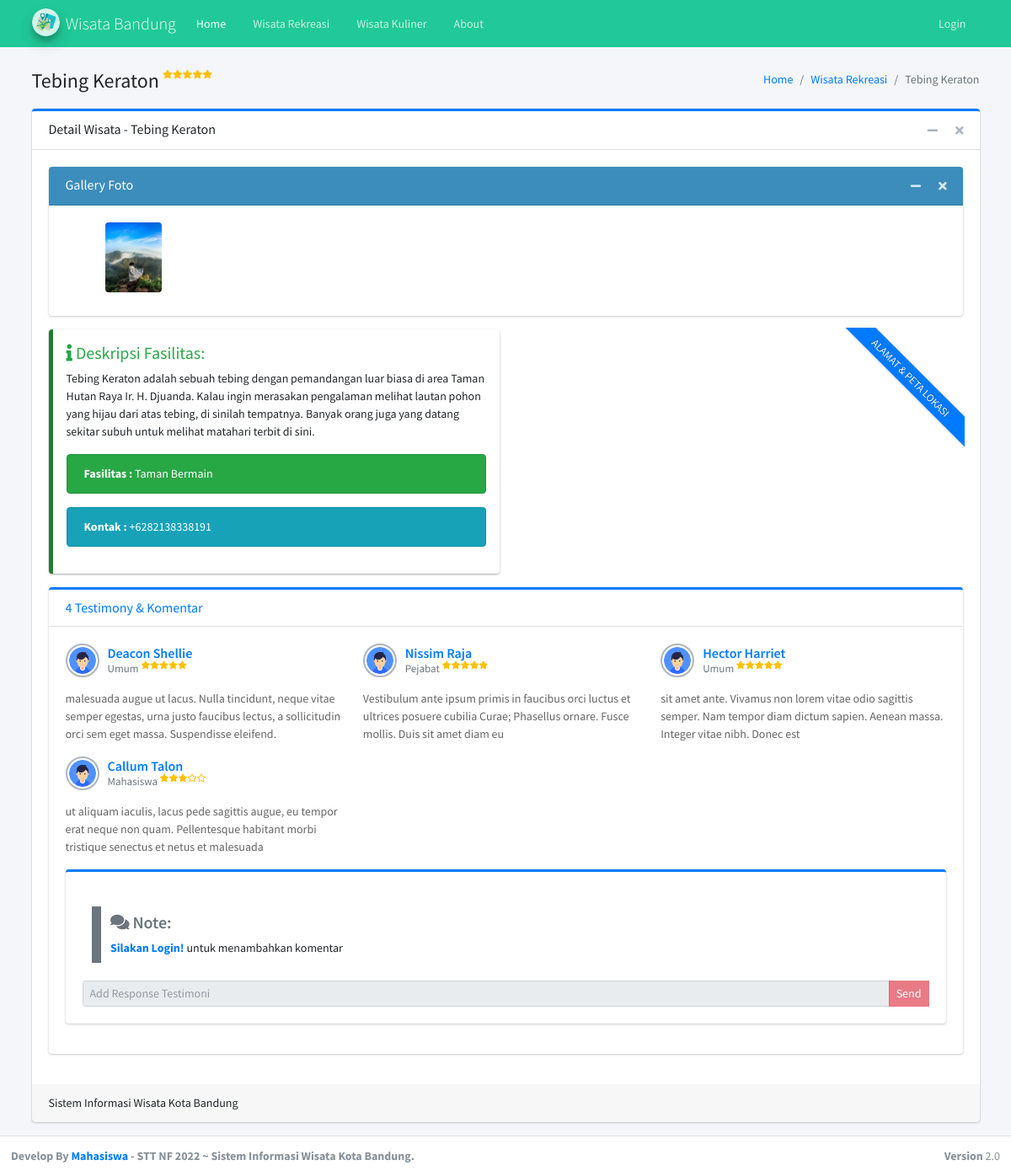
Page /wisata/detail/6 on the committed database.
### tables this page shows
CREATE TABLE `wisata` (
  `id` int(11) NOT NULL AUTO_INCREMENT,
  `nama` varchar(100) DEFAULT NULL,
  `deskripsi` text DEFAULT NULL,
  `jenis_wisata_id` int(11) DEFAULT NULL,
  `fasilitas` text DEFAULT NULL,
  `bintang` smallint(6) DEFAULT NULL,
  `kontak` varchar(45) DEFAULT NULL,
  `alamat` text DEFAULT NULL,
  `latlong` varchar(50) DEFAULT NULL,
  `email` varchar(45) DEFAULT NULL,
  `web` varchar(45) DEFAULT NULL,
  `jenis_kuliner_id` int(11) DEFAULT NULL,
  PRIMARY KEY (`id`),
  KEY `fk_wisata_jenis_wisata_idx` (`jenis_wisata_id`),
  KEY `fk_wisata_jenis_kuliner1_idx` (`jenis_kuliner_id`),
  CONSTRAINT `fk_wisata_jenis_kuliner1` FOREIGN KEY (`jenis_kuliner_id`) REFERENCES `jenis_kuliner` (`id`) ON DELETE NO ACTION ON UPDATE CASCADE,
  CONSTRAINT `fk_wisata_jenis_wisata` FOREIGN KEY (`jenis_wisata_id`) REFERENCES `jenis_wisata` (`id`) ON DELETE NO ACTION ON UPDATE CASCADE
);

CREATE TABLE `gallery_wisata` (
  `id` int(11) NOT NULL AUTO_INCREMENT,
  `foto_wisata` varchar(255) DEFAULT NULL,
  `wisata_id` int(11) DEFAULT NULL,
  PRIMARY KEY (`id`),
  KEY `FK_GALLERY_FOTO REF_WISATA` (`wisata_id`),
  CONSTRAINT `FK_GALLERY_FOTO REF_WISATA` FOREIGN KEY (`wisata_id`) REFERENCES `wisata` (`id`) ON DELETE CASCADE ON UPDATE CASCADE
);

CREATE TABLE `testimoni` (
  `id` int(11) NOT NULL AUTO_INCREMENT,
  `nama` varchar(45) DEFAULT NULL,
  `email` varchar(90) DEFAULT NULL,
  `wisata_id` int(11) NOT NULL,
  `profesi_id` int(11) NOT NULL,
  `rating` smallint(6) DEFAULT NULL,
  `komentar` text DEFAULT NULL,
  `user_id` int(11) DEFAULT NULL,
  `created_at` datetime DEFAULT current_timestamp(),
  `foto` varchar(255) DEFAULT NULL,
  PRIMARY KEY (`id`),
  KEY `fk_testimoni_profesi1` (`profesi_id`),
  KEY `fk_testimoni_wisata1` (`wisata_id`),
  KEY `fk_testimoni_user_id` (`user_id`),
  CONSTRAINT `fk_testimoni_profesi1` FOREIGN KEY (`profesi_id`) REFERENCES `profesi` (`id`) ON DELETE NO ACTION ON UPDATE CASCADE,
  CONSTRAINT `fk_testimoni_user_id` FOREIGN KEY (`user_id`) REFERENCES `users` (`id`) ON DELETE NO ACTION ON UPDATE CASCADE,
  CONSTRAINT `fk_testimoni_wisata1` FOREIGN KEY (`wisata_id`) REFERENCES `wisata` (`id`) ON DELETE NO ACTION ON UPDATE CASCADE
);

CREATE TABLE `profesi` (
  `id` int(11) NOT NULL AUTO_INCREMENT,
  `nama` varchar(20) DEFAULT NULL,
  PRIMARY KEY (`id`)
);

### application/views/wisata_detail.php (the view, shortened to what the rows shown need)
<div class="content-wrapper">
    <div class="content-header">
        <div class="container">
            <div class="row mb-2 mt-4">
                <div class="col-sm-6">
                    <div class="d-flex flex-row">
                        <div class="mr-1">
                            <h1><?php echo $rekreasi->nama; ?> </h1>
                        </div>
                                <?php
                                createStar($rekreasi->bintang);
                                ?>
                    </div>
                </div>
                <div class="col-sm-6">
                    <ol class="breadcrumb float-sm-right">
                        <li class="breadcrumb-item"><a href="index.html">Home</a></li>
                        <?php if ($rekreasi->jenis_wisata_id != null) { ?>
                            <li class="breadcrumb-item"><a href="<?php echo base_url(); ?>wisata/rekreasi">Wisata Rekreasi</a></li>
                        <?php } else { ?>
                            <li class="breadcrumb-item"><a href="<?php echo base_url(); ?>wisata/kuliner">Wisata Kuliner</a></li>
                        <?php } ?>
                        <li class="breadcrumb-item active"><?php echo $rekreasi->nama; ?></li>
                    </ol>
                </div>
            </div>
        </div>
    </div>
    <div class="content">
        <div class="container">
            <div class="row">
                <div class="col-12">
                    <div class="card card-primary card-outline">
                        <div class="card-header">
                            <h3 class="card-title">Detail Wisata - <?php echo $rekreasi->nama; ?></h3>
                            <div class="card-tools">
                                <button type="button" class="btn btn-tool" data-card-widget="collapse" title="Collapse">
                                </button>
                                <button type="button" class="btn btn-tool" data-card-widget="remove" title="Remove">
                                </button>
                            </div>
                        </div>
                        <div class="card-body">
                            <div class="row">
                                <div class="col-12">
                                    <div class="card">
                                        <div class="card-body">
                                            <div class="row">
                                                <?php
                                                foreach ($gallery->result() as $i) {
                                                    if ($i->foto_wisata != NULL) {
                                                        $fotoPath = 'assets/upload/wisata/' . $i->foto_wisata;
                                                        $foto = (file_exists($fotoPath)) ? $fotoPath : 'assets/dist/img/wisata.jpg';
                                                    } else {
                                                        $foto = 'assets/dist/img/wisata.jpg';
                                                    }
                                                ?>
                                                    <div class="col-sm-2">
                                                        <a href="<?= base_url() . $foto; ?>" data-toggle="lightbox" data-title="Gambar <?= $i->id; ?>" data-gallery="gallery">
                                                            <img src="<?= base_url() . $foto; ?>" class="img-fluid mb-2 rounded mx-auto d-block" style="max-height :83px" alt="Gambar" />
                                                        </a>
                                                    </div>
                                                <?php } ?>
                                            </div>
                                        </div>
                                    </div>
                                </div>
                                <div class="col-md-6">
                                    <div class="callout callout-success">
                                        <h5 class="text-success"><i class="fas fa-info"></i> Deskripsi
                                            Fasilitas:</h5>
                                        <p>
                                            <?php echo $rekreasi->deskripsi; ?>
                                        </p>
                                        <div class="alert alert-success">
                                            <b>Fasilitas : </b> <?php echo $rekreasi->fasilitas; ?>
                                        </div>
                                        <div class="alert alert-info">
                                            <b>Kontak : </b> <?php echo $rekreasi->kontak; ?>
                                        </div>
                                    </div>
                                </div>
                                <div class="col-md-12">
                                    <div class="card card-primary card-outline">
                                        <div class="card-body">
                                            <div class="row">
                                                <?php foreach ($testimoni->result() as $i) { ?>
                                                    <div class="col-md-4">
                                                        <div class="post clearfix">
                                                            <div class="user-block">
                                                                <?php
                                                                if ($i->foto != NULL) {
                                                                    $fotoPath = 'assets/upload/user/' . $i->foto;
                                                                    $foto = (file_exists($fotoPath)) ? $fotoPath : 'assets/dist/img/default.png';
                                                                } else {
                                                                    $foto = 'assets/dist/img/default.png';
                                                                }
                                                                ?>
                                                                <img class="img-circle img-bordered-sm" src="<?= base_url() . $foto; ?>" alt="User Image">
                                                                <span class="username">
                                                                    <a href="#"><?php echo $i->nama; ?></a>
                                                                </span>
                                                                <span class="description">
                                                                    <?php echo $i->profesi; ?> <sup>
                                                                        <?php
                                                                        createStar($i->rating);
                                                                        ?></sup>
                                                                </span>
                                                            </div>
                                                            <p>
                                                                <?php echo $i->komentar; ?>
                                                            </p>
                                                        </div>
                                                    </div>
                                                <?php } ?>
                                            </div>
                                        </div>
                                    </div>
                                </div>
                            </div>
                        </div>
                    </div>
                </div>
            </div>
        </div>
    </div>
</div>

### application/views/function/function.php (shortened to what the rows shown need)
<?php
function createStar($star){
    $starMinus = 5 - $star;
    for ($x = 1; $x <= $star; $x++) {
        echo "<i class='fas fa-star text-warning'></i>";
    }
    if ($starMinus != 0) {
        for ($x = 1; $x <= $starMinus; $x++) {
            echo "<i class='far fa-star text-warning'></i>";
     }
    }
}

### rows in the picture
wisata: nama "Tebing Keraton", bintang 5 (drawn), deskripsi "Tebing Keraton adalah sebuah tebing dengan pemandangan luar biasa di area Taman Hutan Raya Ir. H. Djuanda. Kalau ingin merasakan pengalaman melihat lautan pohon yang hijau dari atas tebing, di sinilah tempatnya. Banyak orang juga yang datang sekitar subuh untuk melihat matahari terbit di sini.", fasilitas "Taman Bermain", kontak "+6282138338191"
gallery_wisata: foto_wisata (picture)
testimoni: nama "Deacon Shellie", profesi.nama "Umum", rating 5 (drawn), komentar "malesuada augue ut lacus. Nulla tincidunt, neque vitae semper egestas, urna justo faucibus lectus, a sollicitudin orci sem eget massa. Suspendisse eleifend."
testimoni: nama "Nissim Raja", profesi.nama "Pejabat", rating 5 (drawn), komentar "Vestibulum ante ipsum primis in faucibus orci luctus et ultrices posuere cubilia Curae; Phasellus ornare. Fusce mollis. Duis sit amet diam eu"
testimoni: nama "Hector Harriet", profesi.nama "Umum", rating 5 (drawn), komentar "sit amet ante. Vivamus non lorem vitae odio sagittis semper. Nam tempor diam dictum sapien. Aenean massa. Integer vitae nibh. Donec est"
testimoni: nama "Callum Talon", profesi.nama "Mahasiswa", rating 3 (drawn), komentar "ut aliquam iaculis, lacus pede sagittis augue, eu tempor erat neque non quam. Pellentesque habitant morbi tristique senectus et netus et malesuada"

### other values in the picture
count($testimoni->result()) "4"
